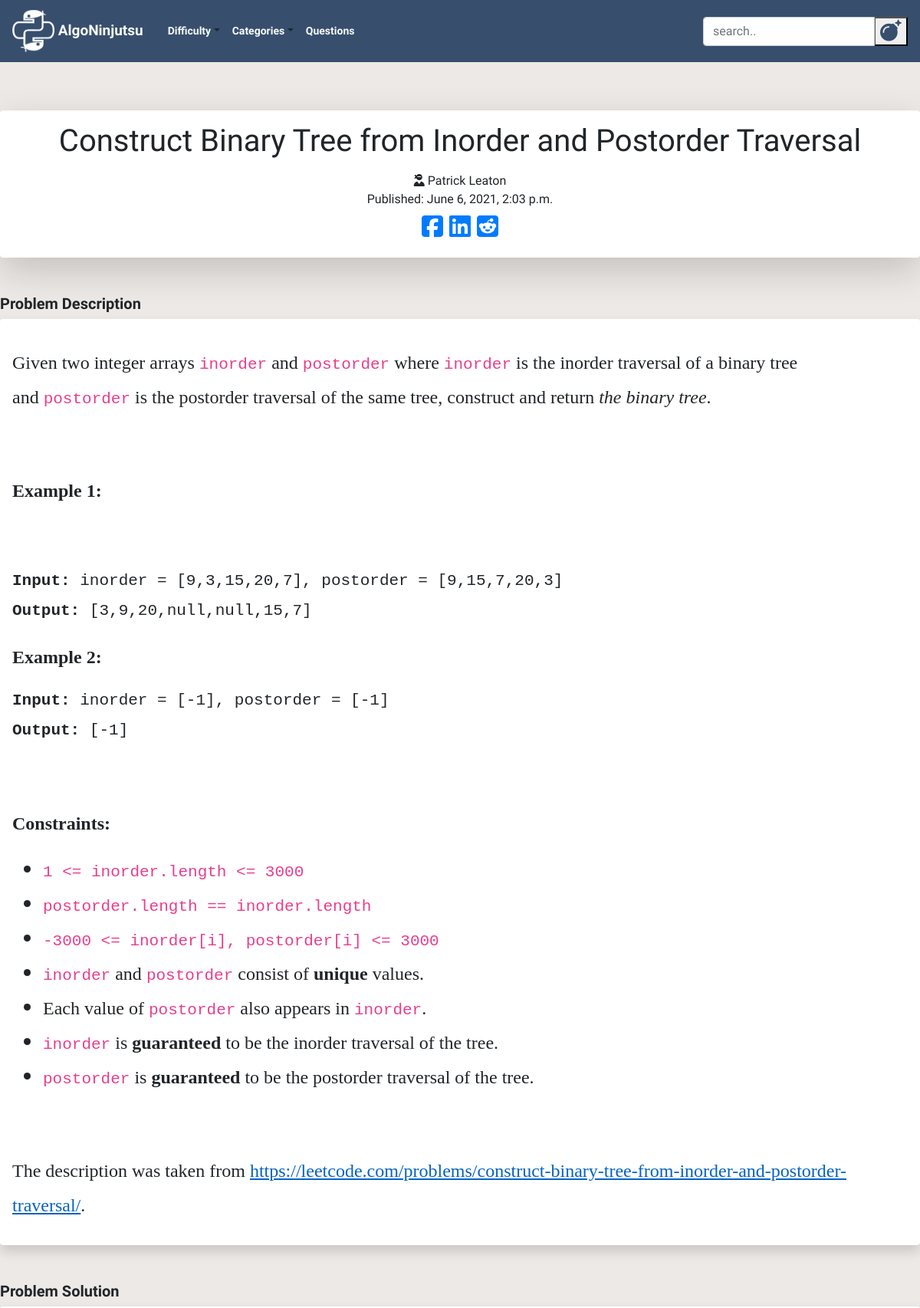
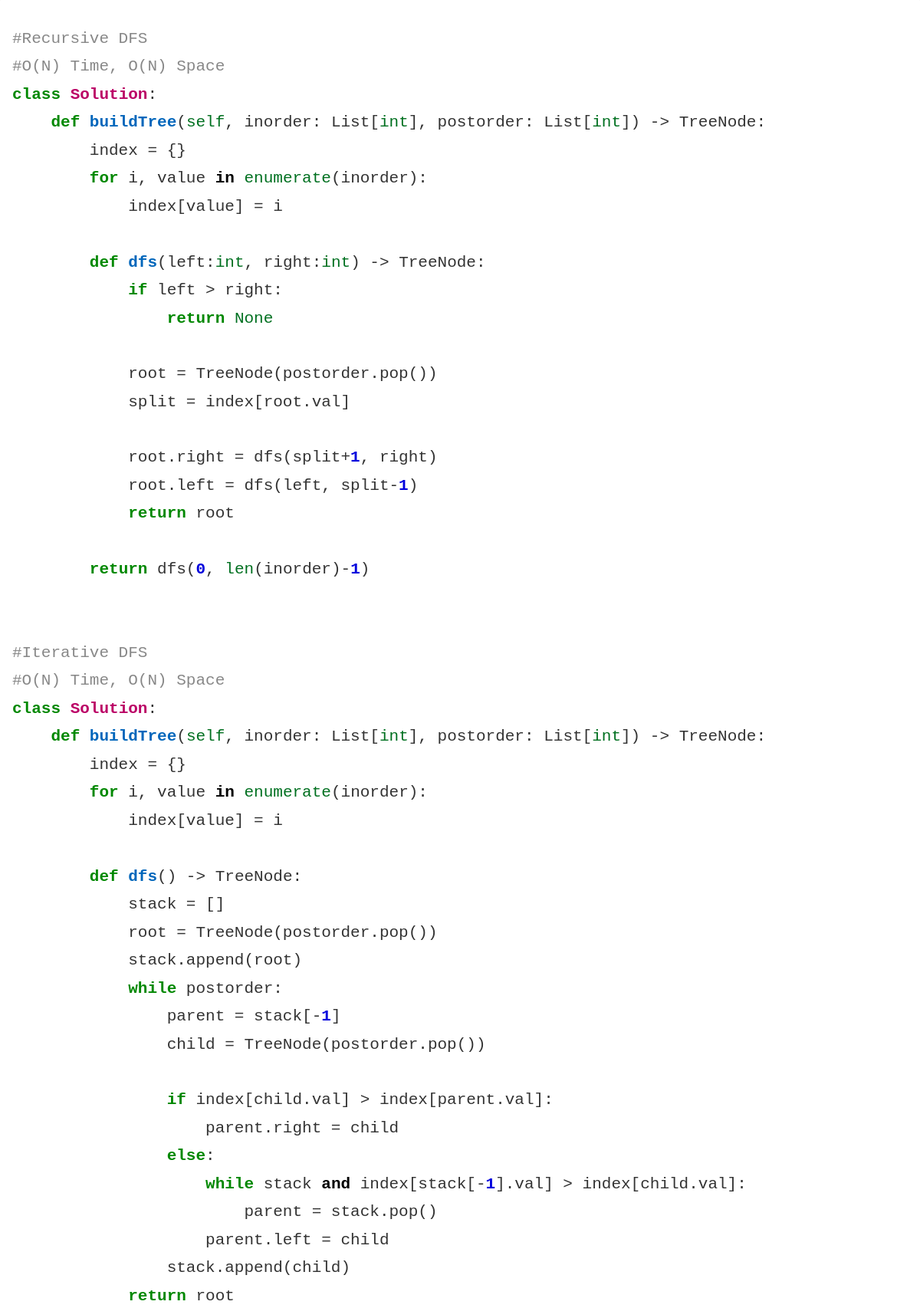
The app's page /post/178/ (upper part) with its own data (2 pictures, top to bottom).
### blog/models.py (models this page shows, shortened)
class Post(models.Model):
    author = models.TextField()
    title = RichTextField()
    category = models.TextField(choices = CATEGORY_CHOICES, default = 'arrays')
    alt_category = models.TextField(choices = CATEGORY_CHOICES, blank=True, null = True)
    difficulty = models.TextField(choices = DIFFICULTY_CHOICES, default = 'easy')
    description = RichTextField()
    text = RichTextField()
    explanation = RichTextField()
    additional_notes = RichTextField(blank=True, null = True)
    published_date = models.DateTimeField(blank=True, null=True)

### blog/views.py (the view)
# urls.py: path('post/<int:pk>/', views.PostDetailView.as_view(), name='post_detail'),
class PostDetailView(DetailView):
    model = Post

### blog/static/templates/blog/post_detail.html (shortened to what this page needs)
{% extends 'blog/base.html' %}
{% block content %}
<div class="pops col-md-12">
  <div class="detail_title shadow-lg p-3 mb-5 bg-white rounded">
    <div align="center">
      <h1 class="posttitle">{{post.title|safe}}</h1>
      <i class="fas fa-user-ninja"></i>
      {{post.author}}
    </div>
    {% if post.published_date %}
    <div class="date postdate">
      Published: {{ post.published_date }}
    </div>
    {% else %}
    <a class="btn btn-default" href="{% url 'post_publish' pk=post.pk%}">Publish</a>
    {% endif %}
    <div class="fa-2x social_links" align="center">
      <a href="https://www.facebook.com/sharer/sharer.php?u={{request.build_absolute_uri}}">
        <i class="fab fa-facebook-square"></i>
      </a>
        <a href="https://www.linkedin.com/shareArticle?mini=true&url={{request.build_absolute_uri}}&title=AlgoNinjutsu&summary=Check%20out%20this%20article%20from%20Gaijin%20Gaming%20&source={{request.build_absolute_uri}}">
        <i class="fab fa-linkedin"></i>
      </a>
      <a href="http://www.reddit.com/submit?url={{request.build_absolute_uri}}&title=Check%20out%20this%20article%20from%20AlgoNinjutsu">
        <i class="fab fa-reddit-square"></i>
      </a>
     </div>
  </div>
<h5><b>Problem Description</b></h5>
  <div class="postdescription shadow p-3 mb-5 bg-white rounded">
      <p>{{ post.description|safe}}</p>
  </div>
<h5><b>Problem Solution</b></h5>
  <div class="posttext shadow p-3 mb-5 bg-white rounded">
      <p>{{ post.text|safe}}</p>
  </div>
  </div>
  {% endblock %}

### blog/static/css/blog.css (style rules this page uses)
body { font-family: 'Special Elite', cursive; background: #ECE9E6; background: -webkit-linear-gradient(to bottom, #FFFFFF, #ECE9E6); overflow-x: hidden; max-width: 100%; }
.postdate { text-align: center; }
.posttext { font-family: Calibri; font-size: 2vmin !important; }
.postdescription { font-family: Calibri; font-size: 2.5vmin !important; }

### records on screen
Post: title "Construct Binary Tree from Inorder and Postorder Traversal", author "Patrick Leaton", published_date "June 6, 2021, 2:03 p.m.", description "Given two integer arrays inorder and postorder where inorder is the inorder traversal of a binary tree and postorder is the postorder traversal of the same tree, construct and return the binary tree . Example 1: Input: inorder = [9,3,15,20,7], postorder = [9,15,7,20,3] Output: [3,9,20,null,null,15,7] Example 2: Input: inorder = [-1], postorder = [-1] Output: [-1] Constraints: 1 <= inorder.length <= 3000 postorder.length == inorder.length -3000 <= inorder[i], postorder[i] <= 3000 inorder and postorder consist of unique values. Each value of postorder also appears in inorder . inorder is guaranteed to be the inorder traversal of the tree. postorder is guaranteed to be the postorder traversal…", text "#Recursive DFS #O(N) Time, O(N) Space class Solution : def buildTree ( self , inorder: List[ int ], postorder: List[ int ]) -> TreeNode: index = {} for i, value in enumerate (inorder): index[value] = i def dfs (left: int , right: int ) -> TreeNode: if left > right: return None root = TreeNode(postorder.pop()) split = index[root.val] root.right = dfs(split+ 1 , right) root.left = dfs(left, split- 1 ) return root return dfs( 0 , len (inorder)- 1 ) #Iterative DFS #O(N) Time, O(N) Space class Solution : def buildTree ( self , inorder: List[ int ], postorder: List[ int ]) -> TreeNode: index = {} for i, value in enumerate (inorder): index[value] = i def dfs () -> TreeNode: stack = [] root =…"
